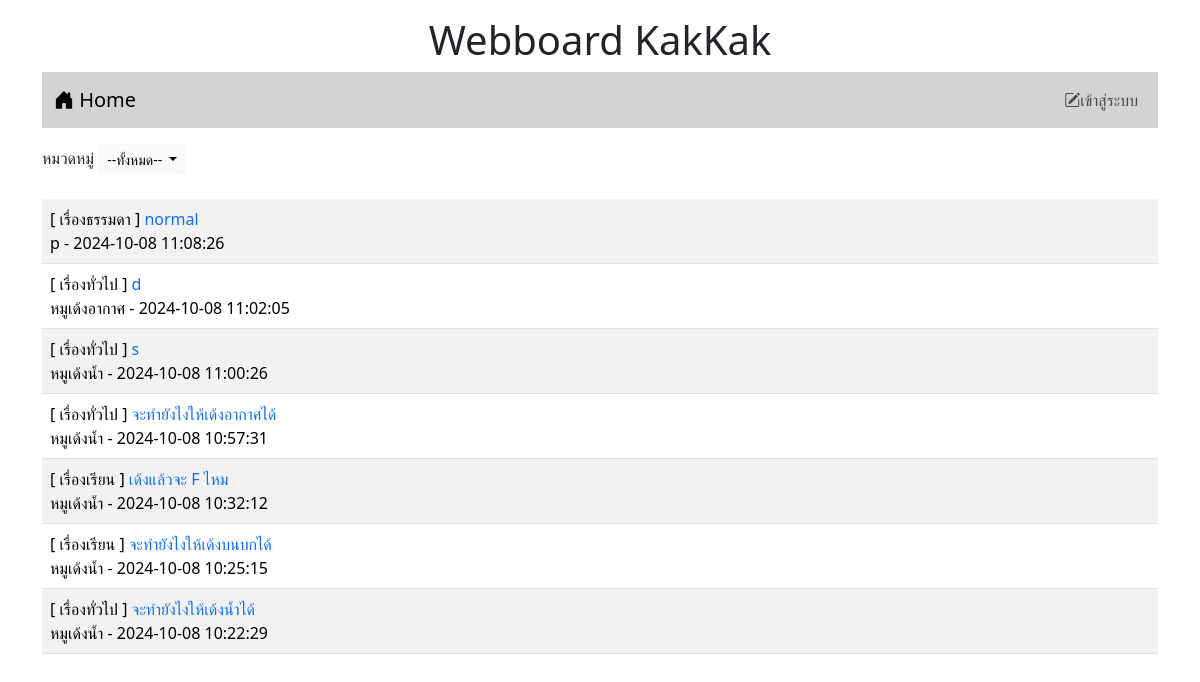
Before: / with the older database file.
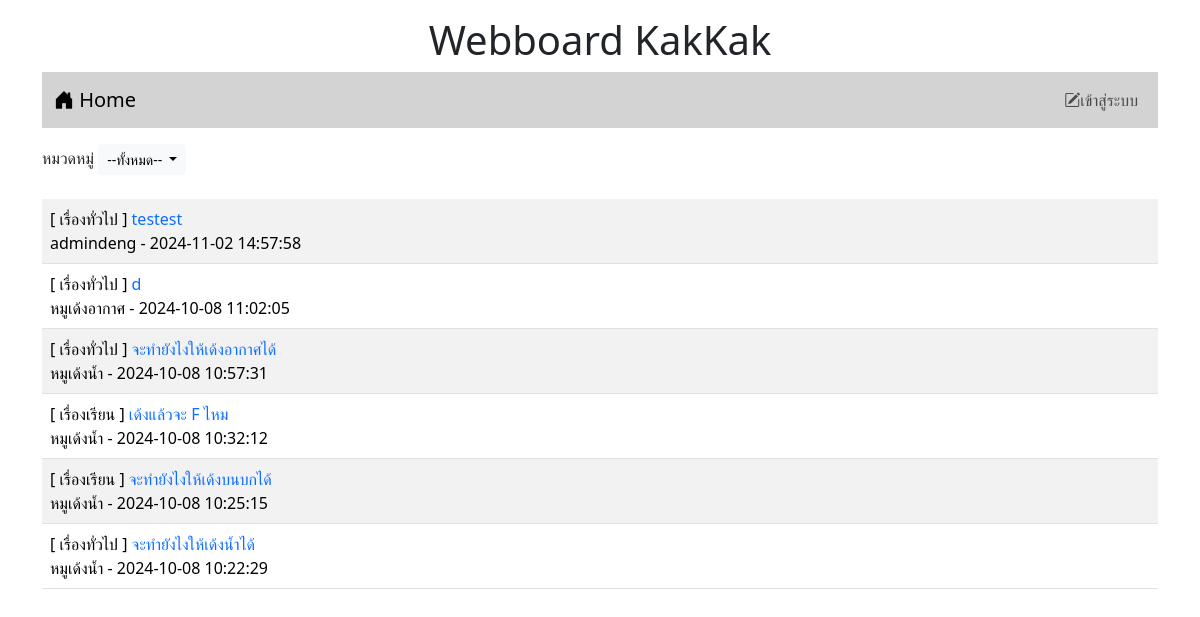
After: the same page with the newer database file.
### tables this page shows
CREATE TABLE `post` (
  `id` int(11) NOT NULL,
  `title` varchar(128) NOT NULL,
  `content` varchar(2048) NOT NULL,
  `post_date` datetime NOT NULL,
  `cat_id` int(11) NOT NULL,
  `user_id` int(11) NOT NULL
);

CREATE TABLE `category` (
  `id` int(11) NOT NULL,
  `name` varchar(32) NOT NULL
);

CREATE TABLE `user` (
  `id` int(11) NOT NULL,
  `login` varchar(32) NOT NULL,
  `password` varchar(64) NOT NULL,
  `name` varchar(64) NOT NULL,
  `gender` char(1) NOT NULL,
  `email` varchar(32) NOT NULL,
  `role` char(1) NOT NULL
);

### index.php (the view, shortened to what this page needs)
<!DOCTYPE html>
<html lang="en">
<head>
    <link href="https://cdn.jsdelivr.net/npm/bootstrap@5.3.3/dist/css/bootstrap.min.css" rel="stylesheet">
    <link rel="stylesheet" href="https://cdn.jsdelivr.net/npm/bootstrap-icons@1.11.3/font/bootstrap-icons.min.css">
</head>
<body>
    <div class="container-lg">
        <H1 style="text-align: center;" class="mt-3"> Webboard KakKak </H1>
        <?php include "nav.php" ?>
        <div class="mt-3">
            <label>หมวดหมู่</label>
            <span class="dropdown">
            <?php
                $buttonText = '--ทั้งหมด--';
            ?>
            <button id="dropdownButton" class="btn btn-light btn-sm dropdown-toggle" data-bs-toggle="dropdown">
                <?php echo $buttonText ?>
            </button>
                    <?php
                        $sql="SELECT * FROM category";
                    ?>
        </div>
        <table class="table table-striped mt-4">
            <?php
                $conn=new PDO("mysql:host=localhost;dbname=webboard;charset=utf8","root","");
                if (isset($_GET['category'])) {
                    $category = $_GET['category'];
                    $sql="SELECT t3.name,t1.title,t1.id,t2.login,t1.post_date, t1.user_id, t2.role FROM post as t1
                        INNER JOIN user as t2 ON (t1.user_id=t2.id)
                        INNER JOIN category as t3 ON (t1.cat_id=t3.id) WHERE t1.cat_id = $category ORDER BY t1.post_date DESC";
                }
                else{
                    $sql="SELECT t3.name,t1.title,t1.id,t2.login,t1.post_date, t1.user_id, t2.role FROM post as t1
                        INNER JOIN user as t2 ON (t1.user_id=t2.id)
                        INNER JOIN category as t3 ON (t1.cat_id=t3.id) ORDER BY t1.post_date DESC";
                }
                $result=$conn->query($sql);
                while($row = $result->fetch()){
                    if ($row[6] != 'b'){
                        echo "<tr><td class='d-flex justify-content-between'>
                        <div>[ $row[0] ] <a href=post.php?id=$row[2]
                        style=text-decoration:none>$row[1]</a><br>$row[3] - $row[4]</div>";
                    }
                    echo "</td></tr>";
                }
            ?>
        </table>
        <br>
        <br>
        <br>
    </div>
</body>
</html>

Changed rows visible on the page:
no longer on this page (row unchanged): post: category.name "เรื่องธรรมดา", title "normal", user.login "p", post_date "2024-10-08 11:08:26"
removed post: category.name "เรื่องทั่วไป", title "s", user.login "หมูเด้งน้ำ", post_date "2024-10-08 11:00:26"
added post: category.name "เรื่องทั่วไป", title "testest", user.login "admindeng", post_date "2024-11-02 14:57:58"
